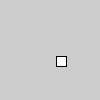
Frame 1 (no input)
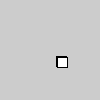
Frame 60 (the mouse pressed at the canvas centre just before this capture)
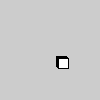
Frame 120 (the mouse held since frame 60 and released just before this capture)

The Processing sketch that drew these frames (run headless with seeded random() and noise(); from frame 60 on, the mouse is pressed at the canvas centre):

// Processing sketch: ReadingAssignment03Ch23Ex1CarolineYau
// ── ReadingAssignment03Ch23Ex1CarolineYau.pde
void setup(){
  size(100, 100);
}

void draw(){
  int s = second();
  rect(s+15, s+15, 10, 10);
}
